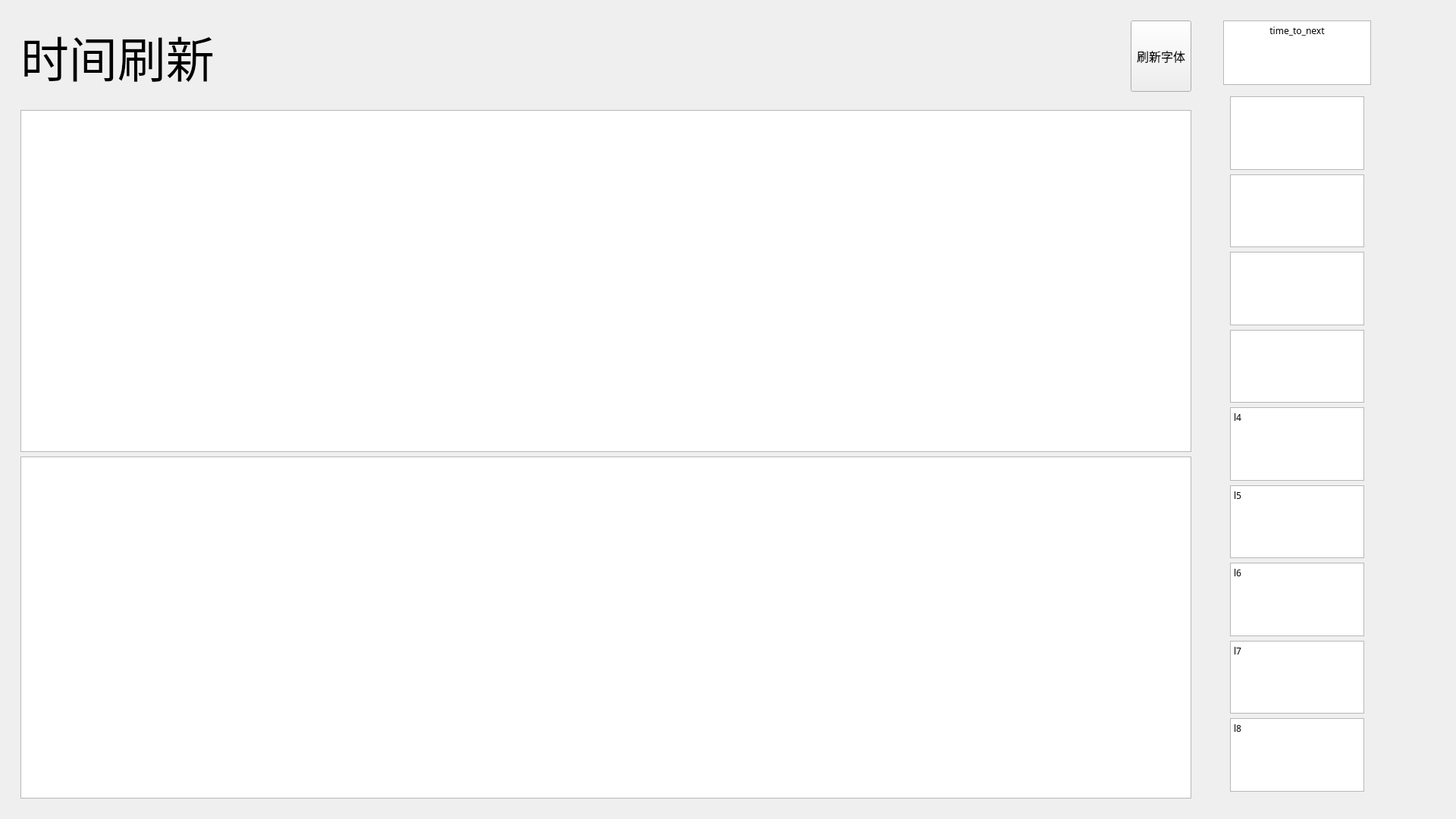
<?xml version="1.0" encoding="UTF-8"?>
<ui version="4.0">
 <class>MainWindow</class>
 <widget class="QMainWindow" name="MainWindow">
  <property name="geometry">
   <rect>
    <x>0</x>
    <y>0</y>
    <width>1920</width>
    <height>1080</height>
   </rect>
  </property>
  <property name="sizePolicy">
   <sizepolicy hsizetype="Preferred" vsizetype="Preferred">
    <horstretch>0</horstretch>
    <verstretch>0</verstretch>
   </sizepolicy>
  </property>
  <property name="windowTitle">
   <string>MainWindow</string>
  </property>
  <widget class="QWidget" name="centralwidget">
   <layout class="QHBoxLayout" name="horizontalLayout_2" stretch="5,1">
    <item>
     <widget class="QWidget" name="widget_2" native="true">
      <layout class="QVBoxLayout" name="verticalLayout_2" stretch="1,30">
       <item>
        <widget class="QWidget" name="widget" native="true">
         <property name="sizePolicy">
          <sizepolicy hsizetype="Preferred" vsizetype="Expanding">
           <horstretch>0</horstretch>
           <verstretch>0</verstretch>
          </sizepolicy>
         </property>
         <layout class="QHBoxLayout" name="horizontalLayout_3" stretch="30,1">
          <item>
           <widget class="QLabel" name="nowtime">
            <property name="font">
             <font>
              <family>黑体</family>
              <pointsize>48</pointsize>
             </font>
            </property>
            <property name="text">
             <string>时间刷新</string>
            </property>
           </widget>
          </item>
          <item>
           <widget class="QPushButton" name="refresh_font">
            <property name="sizePolicy">
             <sizepolicy hsizetype="Minimum" vsizetype="Preferred">
              <horstretch>0</horstretch>
              <verstretch>0</verstretch>
             </sizepolicy>
            </property>
            <property name="font">
             <font>
              <family>黑体</family>
              <pointsize>12</pointsize>
              <weight>50</weight>
              <bold>false</bold>
             </font>
            </property>
            <property name="text">
             <string>刷新字体</string>
            </property>
           </widget>
          </item>
         </layout>
        </widget>
       </item>
       <item>
        <widget class="QWidget" name="msg_hw" native="true">
         <layout class="QVBoxLayout" name="verticalLayout_3">
          <item>
           <widget class="QTextEdit" name="message">
            <property name="maximumSize">
             <size>
              <width>16777215</width>
              <height>16777215</height>
             </size>
            </property>
            <property name="font">
             <font>
              <family>黑体</family>
              <pointsize>14</pointsize>
             </font>
            </property>
            <property name="html">
             <string>&lt;!DOCTYPE HTML PUBLIC &quot;-//W3C//DTD HTML 4.0//EN&quot; &quot;http://www.w3.org/TR/REC-html40/strict.dtd&quot;&gt;
&lt;html&gt;&lt;head&gt;&lt;meta name=&quot;qrichtext&quot; content=&quot;1&quot; /&gt;&lt;style type=&quot;text/css&quot;&gt;
p, li { white-space: pre-wrap; }
&lt;/style&gt;&lt;/head&gt;&lt;body style=&quot; font-family:'黑体'; font-size:14pt; font-weight:400; font-style:normal;&quot;&gt;
&lt;p style=&quot;-qt-paragraph-type:empty; margin-top:0px; margin-bottom:0px; margin-left:0px; margin-right:0px; -qt-block-indent:0; text-indent:0px;&quot;&gt;&lt;br /&gt;&lt;/p&gt;&lt;/body&gt;&lt;/html&gt;</string>
            </property>
            <property name="acceptRichText">
             <bool>false</bool>
            </property>
           </widget>
          </item>
          <item>
           <widget class="QTextEdit" name="homework">
            <property name="font">
             <font>
              <family>黑体</family>
              <pointsize>14</pointsize>
             </font>
            </property>
            <property name="html">
             <string>&lt;!DOCTYPE HTML PUBLIC &quot;-//W3C//DTD HTML 4.0//EN&quot; &quot;http://www.w3.org/TR/REC-html40/strict.dtd&quot;&gt;
&lt;html&gt;&lt;head&gt;&lt;meta name=&quot;qrichtext&quot; content=&quot;1&quot; /&gt;&lt;style type=&quot;text/css&quot;&gt;
p, li { white-space: pre-wrap; }
&lt;/style&gt;&lt;/head&gt;&lt;body style=&quot; font-family:'黑体'; font-size:14pt; font-weight:400; font-style:normal;&quot;&gt;
&lt;p style=&quot;-qt-paragraph-type:empty; margin-top:0px; margin-bottom:0px; margin-left:0px; margin-right:0px; -qt-block-indent:0; text-indent:0px;&quot;&gt;&lt;br /&gt;&lt;/p&gt;&lt;/body&gt;&lt;/html&gt;</string>
            </property>
            <property name="acceptRichText">
             <bool>false</bool>
            </property>
           </widget>
          </item>
         </layout>
        </widget>
       </item>
      </layout>
     </widget>
    </item>
    <item>
     <widget class="QWidget" name="curriculum" native="true">
      <layout class="QHBoxLayout" name="horizontalLayout" stretch="25,10">
       <item>
        <widget class="QWidget" name="course_display" native="true">
         <layout class="QVBoxLayout" name="verticalLayout" stretch="1,11">
          <item>
           <widget class="QTextBrowser" name="time_to_next">
            <property name="font">
             <font>
              <family>黑体</family>
             </font>
            </property>
            <property name="html">
             <string>&lt;!DOCTYPE HTML PUBLIC &quot;-//W3C//DTD HTML 4.0//EN&quot; &quot;http://www.w3.org/TR/REC-html40/strict.dtd&quot;&gt;
&lt;html&gt;&lt;head&gt;&lt;meta name=&quot;qrichtext&quot; content=&quot;1&quot; /&gt;&lt;style type=&quot;text/css&quot;&gt;
p, li { white-space: pre-wrap; }
&lt;/style&gt;&lt;/head&gt;&lt;body style=&quot; font-family:'黑体'; font-size:9pt; font-weight:400; font-style:normal;&quot;&gt;
&lt;p align=&quot;center&quot; style=&quot; margin-top:0px; margin-bottom:0px; margin-left:0px; margin-right:0px; -qt-block-indent:0; text-indent:0px;&quot;&gt;time_to_next&lt;/p&gt;
&lt;p align=&quot;center&quot; style=&quot;-qt-paragraph-type:empty; margin-top:0px; margin-bottom:0px; margin-left:0px; margin-right:0px; -qt-block-indent:0; text-indent:0px;&quot;&gt;&lt;br /&gt;&lt;/p&gt;&lt;/body&gt;&lt;/html&gt;</string>
            </property>
            <property name="acceptRichText">
             <bool>true</bool>
            </property>
           </widget>
          </item>
          <item>
           <widget class="QWidget" name="lessons_list" native="true">
            <property name="sizePolicy">
             <sizepolicy hsizetype="Preferred" vsizetype="Preferred">
              <horstretch>0</horstretch>
              <verstretch>0</verstretch>
             </sizepolicy>
            </property>
            <property name="font">
             <font>
              <family>黑体</family>
             </font>
            </property>
            <layout class="QVBoxLayout" name="verticalLayout_6" stretch="0,0,0,0,0,0,0,0,0">
             <item>
              <widget class="QTextBrowser" name="ctcbc_2">
               <property name="font">
                <font>
                 <family>黑体</family>
                 <pointsize>12</pointsize>
                </font>
               </property>
               <property name="html">
                <string>&lt;!DOCTYPE HTML PUBLIC &quot;-//W3C//DTD HTML 4.0//EN&quot; &quot;http://www.w3.org/TR/REC-html40/strict.dtd&quot;&gt;
&lt;html&gt;&lt;head&gt;&lt;meta name=&quot;qrichtext&quot; content=&quot;1&quot; /&gt;&lt;style type=&quot;text/css&quot;&gt;
p, li { white-space: pre-wrap; }
&lt;/style&gt;&lt;/head&gt;&lt;body style=&quot; font-family:'黑体','黑体'; font-size:12pt; font-weight:400; font-style:normal;&quot;&gt;
&lt;p align=&quot;center&quot; style=&quot;-qt-paragraph-type:empty; margin-top:0px; margin-bottom:0px; margin-left:0px; margin-right:0px; -qt-block-indent:0; text-indent:0px;&quot;&gt;&lt;br /&gt;&lt;/p&gt;&lt;/body&gt;&lt;/html&gt;</string>
               </property>
              </widget>
             </item>
             <item>
              <widget class="QTextBrowser" name="textBrowser_10">
               <property name="html">
                <string>&lt;!DOCTYPE HTML PUBLIC &quot;-//W3C//DTD HTML 4.0//EN&quot; &quot;http://www.w3.org/TR/REC-html40/strict.dtd&quot;&gt;
&lt;html&gt;&lt;head&gt;&lt;meta name=&quot;qrichtext&quot; content=&quot;1&quot; /&gt;&lt;style type=&quot;text/css&quot;&gt;
p, li { white-space: pre-wrap; }
&lt;/style&gt;&lt;/head&gt;&lt;body style=&quot; font-family:'黑体'; font-size:9pt; font-weight:400; font-style:normal;&quot;&gt;
&lt;p style=&quot; margin-top:0px; margin-bottom:0px; margin-left:0px; margin-right:0px; -qt-block-indent:0; text-indent:0px;&quot;&gt;&lt;span style=&quot; font-family:'SimSun';&quot;&gt;      &lt;/span&gt;&lt;/p&gt;&lt;/body&gt;&lt;/html&gt;</string>
               </property>
              </widget>
             </item>
             <item>
              <widget class="QTextBrowser" name="textBrowser_11">
               <property name="html">
                <string>&lt;!DOCTYPE HTML PUBLIC &quot;-//W3C//DTD HTML 4.0//EN&quot; &quot;http://www.w3.org/TR/REC-html40/strict.dtd&quot;&gt;
&lt;html&gt;&lt;head&gt;&lt;meta name=&quot;qrichtext&quot; content=&quot;1&quot; /&gt;&lt;style type=&quot;text/css&quot;&gt;
p, li { white-space: pre-wrap; }
&lt;/style&gt;&lt;/head&gt;&lt;body style=&quot; font-family:'黑体'; font-size:9pt; font-weight:400; font-style:normal;&quot;&gt;
&lt;p style=&quot; margin-top:0px; margin-bottom:0px; margin-left:0px; margin-right:0px; -qt-block-indent:0; text-indent:0px;&quot;&gt;&lt;span style=&quot; font-family:'SimSun';&quot;&gt;      &lt;/span&gt;&lt;/p&gt;&lt;/body&gt;&lt;/html&gt;</string>
               </property>
              </widget>
             </item>
             <item>
              <widget class="QTextBrowser" name="textBrowser_12">
               <property name="html">
                <string>&lt;!DOCTYPE HTML PUBLIC &quot;-//W3C//DTD HTML 4.0//EN&quot; &quot;http://www.w3.org/TR/REC-html40/strict.dtd&quot;&gt;
&lt;html&gt;&lt;head&gt;&lt;meta name=&quot;qrichtext&quot; content=&quot;1&quot; /&gt;&lt;style type=&quot;text/css&quot;&gt;
p, li { white-space: pre-wrap; }
&lt;/style&gt;&lt;/head&gt;&lt;body style=&quot; font-family:'黑体'; font-size:9pt; font-weight:400; font-style:normal;&quot;&gt;
&lt;p style=&quot; margin-top:0px; margin-bottom:0px; margin-left:0px; margin-right:0px; -qt-block-indent:0; text-indent:0px;&quot;&gt;&lt;span style=&quot; font-family:'SimSun';&quot;&gt;      &lt;/span&gt;&lt;/p&gt;&lt;/body&gt;&lt;/html&gt;</string>
               </property>
              </widget>
             </item>
             <item>
              <widget class="QTextBrowser" name="textBrowser_13">
               <property name="html">
                <string>&lt;!DOCTYPE HTML PUBLIC &quot;-//W3C//DTD HTML 4.0//EN&quot; &quot;http://www.w3.org/TR/REC-html40/strict.dtd&quot;&gt;
&lt;html&gt;&lt;head&gt;&lt;meta name=&quot;qrichtext&quot; content=&quot;1&quot; /&gt;&lt;style type=&quot;text/css&quot;&gt;
p, li { white-space: pre-wrap; }
&lt;/style&gt;&lt;/head&gt;&lt;body style=&quot; font-family:'黑体'; font-size:9pt; font-weight:400; font-style:normal;&quot;&gt;
&lt;p style=&quot; margin-top:0px; margin-bottom:0px; margin-left:0px; margin-right:0px; -qt-block-indent:0; text-indent:0px;&quot;&gt;&lt;span style=&quot; font-family:'SimSun';&quot;&gt;l4&lt;/span&gt;&lt;/p&gt;&lt;/body&gt;&lt;/html&gt;</string>
               </property>
              </widget>
             </item>
             <item>
              <widget class="QTextBrowser" name="textBrowser_14">
               <property name="html">
                <string>&lt;!DOCTYPE HTML PUBLIC &quot;-//W3C//DTD HTML 4.0//EN&quot; &quot;http://www.w3.org/TR/REC-html40/strict.dtd&quot;&gt;
&lt;html&gt;&lt;head&gt;&lt;meta name=&quot;qrichtext&quot; content=&quot;1&quot; /&gt;&lt;style type=&quot;text/css&quot;&gt;
p, li { white-space: pre-wrap; }
&lt;/style&gt;&lt;/head&gt;&lt;body style=&quot; font-family:'黑体'; font-size:9pt; font-weight:400; font-style:normal;&quot;&gt;
&lt;p style=&quot; margin-top:0px; margin-bottom:0px; margin-left:0px; margin-right:0px; -qt-block-indent:0; text-indent:0px;&quot;&gt;&lt;span style=&quot; font-family:'SimSun';&quot;&gt;l5&lt;/span&gt;&lt;/p&gt;&lt;/body&gt;&lt;/html&gt;</string>
               </property>
              </widget>
             </item>
             <item>
              <widget class="QTextBrowser" name="textBrowser_15">
               <property name="html">
                <string>&lt;!DOCTYPE HTML PUBLIC &quot;-//W3C//DTD HTML 4.0//EN&quot; &quot;http://www.w3.org/TR/REC-html40/strict.dtd&quot;&gt;
&lt;html&gt;&lt;head&gt;&lt;meta name=&quot;qrichtext&quot; content=&quot;1&quot; /&gt;&lt;style type=&quot;text/css&quot;&gt;
p, li { white-space: pre-wrap; }
&lt;/style&gt;&lt;/head&gt;&lt;body style=&quot; font-family:'黑体'; font-size:9pt; font-weight:400; font-style:normal;&quot;&gt;
&lt;p style=&quot; margin-top:0px; margin-bottom:0px; margin-left:0px; margin-right:0px; -qt-block-indent:0; text-indent:0px;&quot;&gt;&lt;span style=&quot; font-family:'SimSun';&quot;&gt;l6&lt;/span&gt;&lt;/p&gt;&lt;/body&gt;&lt;/html&gt;</string>
               </property>
              </widget>
             </item>
             <item>
              <widget class="QTextBrowser" name="textBrowser_16">
               <property name="html">
                <string>&lt;!DOCTYPE HTML PUBLIC &quot;-//W3C//DTD HTML 4.0//EN&quot; &quot;http://www.w3.org/TR/REC-html40/strict.dtd&quot;&gt;
&lt;html&gt;&lt;head&gt;&lt;meta name=&quot;qrichtext&quot; content=&quot;1&quot; /&gt;&lt;style type=&quot;text/css&quot;&gt;
p, li { white-space: pre-wrap; }
&lt;/style&gt;&lt;/head&gt;&lt;body style=&quot; font-family:'黑体'; font-size:9pt; font-weight:400; font-style:normal;&quot;&gt;
&lt;p style=&quot; margin-top:0px; margin-bottom:0px; margin-left:0px; margin-right:0px; -qt-block-indent:0; text-indent:0px;&quot;&gt;&lt;span style=&quot; font-family:'SimSun';&quot;&gt;l7&lt;/span&gt;&lt;/p&gt;&lt;/body&gt;&lt;/html&gt;</string>
               </property>
              </widget>
             </item>
             <item>
              <widget class="QTextBrowser" name="textBrowser_17">
               <property name="html">
                <string>&lt;!DOCTYPE HTML PUBLIC &quot;-//W3C//DTD HTML 4.0//EN&quot; &quot;http://www.w3.org/TR/REC-html40/strict.dtd&quot;&gt;
&lt;html&gt;&lt;head&gt;&lt;meta name=&quot;qrichtext&quot; content=&quot;1&quot; /&gt;&lt;style type=&quot;text/css&quot;&gt;
p, li { white-space: pre-wrap; }
&lt;/style&gt;&lt;/head&gt;&lt;body style=&quot; font-family:'黑体'; font-size:9pt; font-weight:400; font-style:normal;&quot;&gt;
&lt;p style=&quot; margin-top:0px; margin-bottom:0px; margin-left:0px; margin-right:0px; -qt-block-indent:0; text-indent:0px;&quot;&gt;&lt;span style=&quot; font-family:'SimSun';&quot;&gt;l8&lt;/span&gt;&lt;/p&gt;
&lt;p style=&quot;-qt-paragraph-type:empty; margin-top:0px; margin-bottom:0px; margin-left:0px; margin-right:0px; -qt-block-indent:0; text-indent:0px; font-family:'SimSun';&quot;&gt;&lt;br /&gt;&lt;/p&gt;&lt;/body&gt;&lt;/html&gt;</string>
               </property>
              </widget>
             </item>
            </layout>
           </widget>
          </item>
         </layout>
        </widget>
       </item>
       <item>
        <spacer name="indicator_spacer">
         <property name="orientation">
          <enum>Qt::Horizontal</enum>
         </property>
         <property name="sizeHint" stdset="0">
          <size>
           <width>100</width>
           <height>20</height>
          </size>
         </property>
        </spacer>
       </item>
      </layout>
     </widget>
    </item>
   </layout>
  </widget>
  <action name="action">
   <property name="text">
    <string>课表</string>
   </property>
  </action>
  <action name="action_2">
   <property name="text">
    <string>时间表</string>
   </property>
  </action>
  <action name="action_3">
   <property name="text">
    <string>程序设置</string>
   </property>
  </action>
  <action name="action_4">
   <property name="text">
    <string>今日配置文件</string>
   </property>
  </action>
  <action name="action_5">
   <property name="text">
    <string>配置文件备份</string>
   </property>
  </action>
  <action name="action_6">
   <property name="text">
    <string>今日课表</string>
   </property>
  </action>
  <action name="action_7">
   <property name="text">
    <string>信息</string>
   </property>
  </action>
  <action name="action_9">
   <property name="text">
    <string>作业</string>
   </property>
  </action>
 </widget>
 <resources/>
 <connections/>
</ui>
